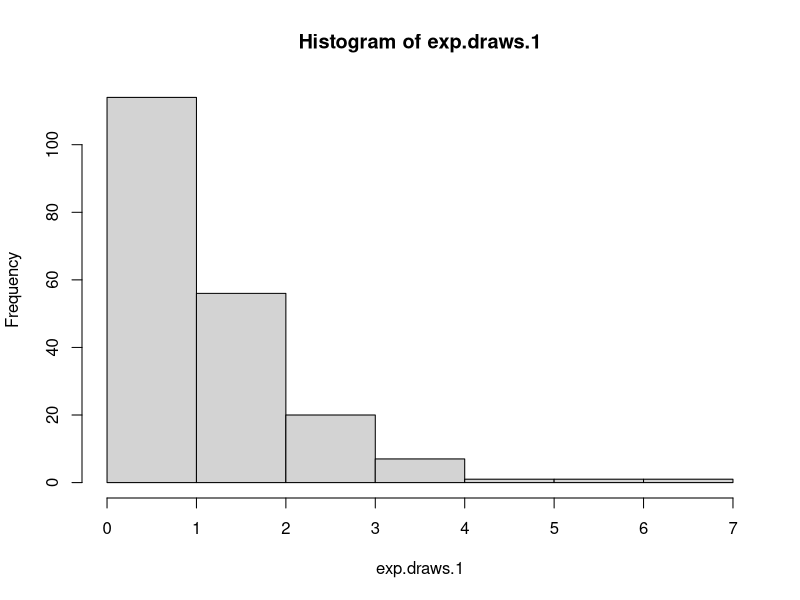
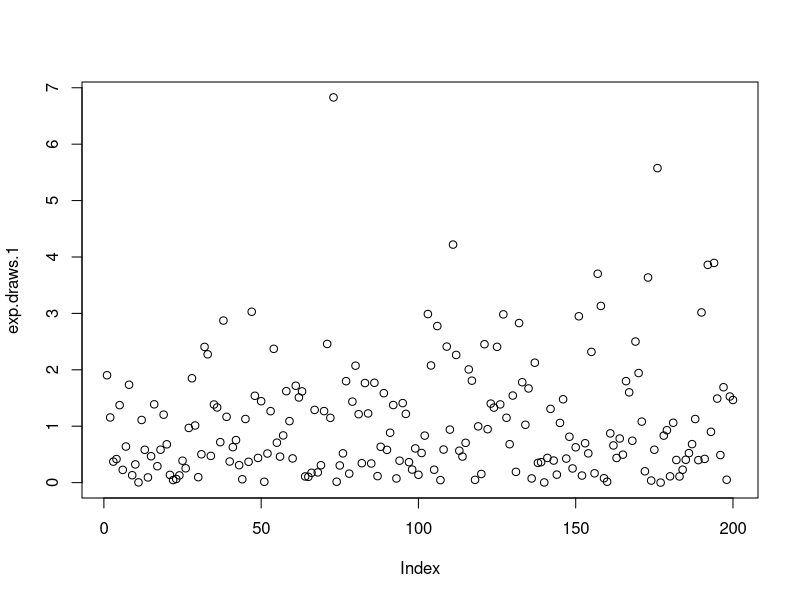
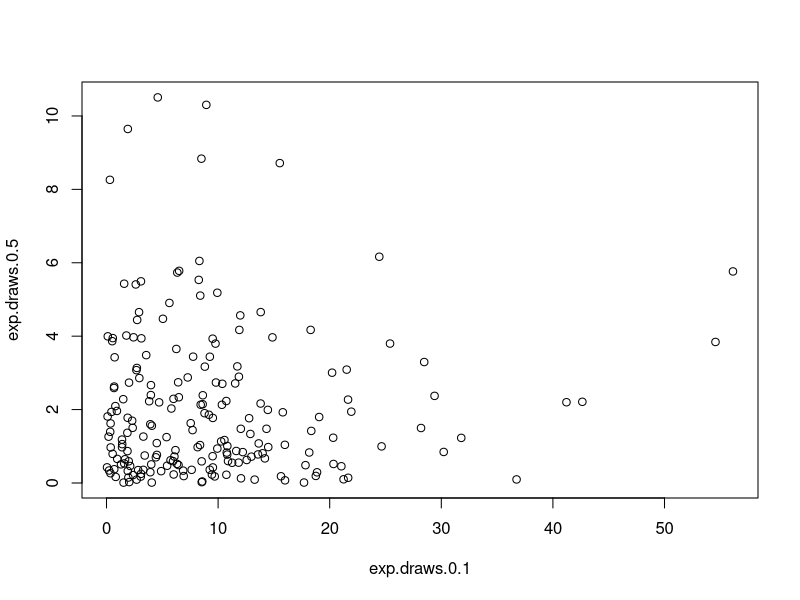

Write R code to recreate these figures, in order.
## ---- chunk 1
knitr::opts_chunk$set(echo = TRUE)
## ---- chunk 2
exp.draws.1<-rexp(n=200)
mean(exp.draws.1)
sd(exp.draws.1)
## ---- chunk 3
exp.draws.0.1<-rexp(n=200,rate = 0.1)
exp.draws.0.5<-rexp(n=200,rate = 0.5)
exp.draws.5<-rexp(n=200,rate = 1)
exp.draws.10<-rexp(n=200,rate = 10)
## ---- chunk 4
hist(exp.draws.1)
## ---- chunk 5
plot(exp.draws.1)
## ---- chunk 6
plot(exp.draws.0.1,exp.draws.0.5)
